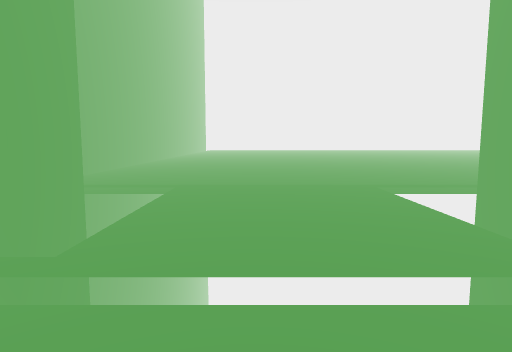
[1] (above)

17 first-person views from a walk through a scene from a Unity 3-D project. The camera is 1.4 m above the floor, tilts 6° down and sees 75° across. The floor is counted in squares, 2 m on a side. Each view is taken from the middle of a square. On the plan, view 1 faces up. The plan holds only what a view shows up to about 10 squares ahead; the rest is blank. The place goes on beyond the plan. The player character is not drawn. Surface patterns are stand-ins for the level's own textures.

[2]
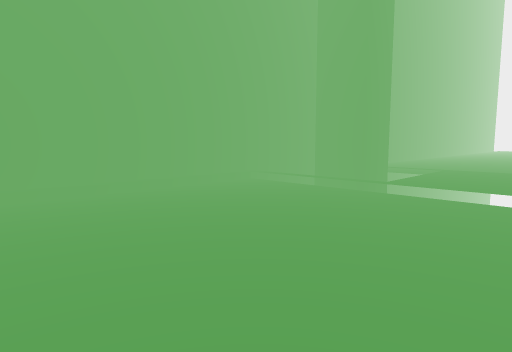

[3]
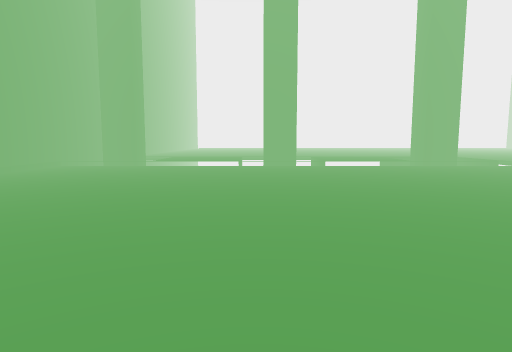

[4]
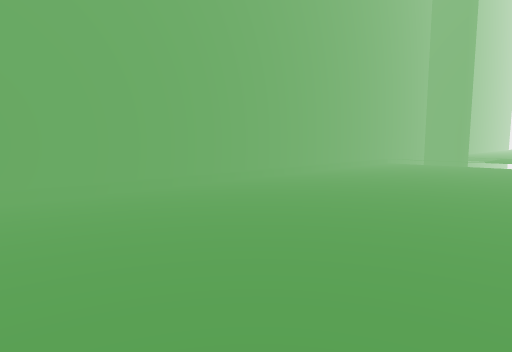

[5]
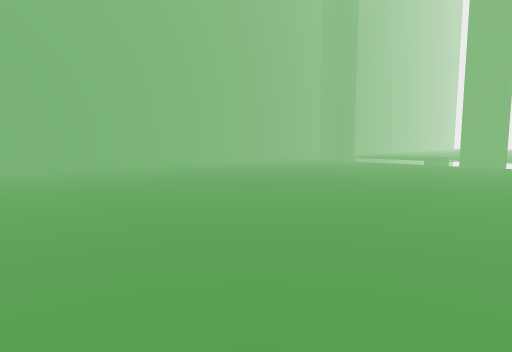

[6]
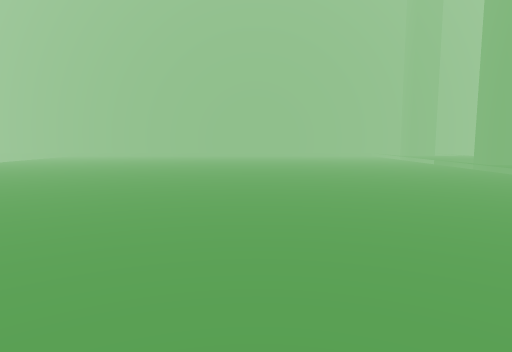

[7]
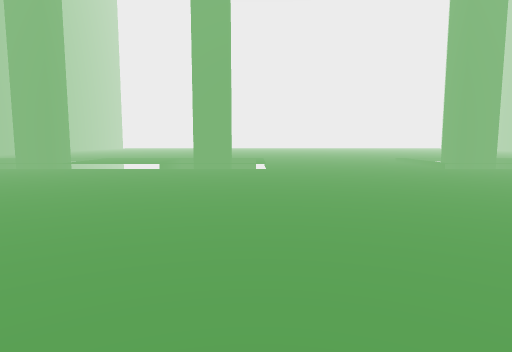

[8]
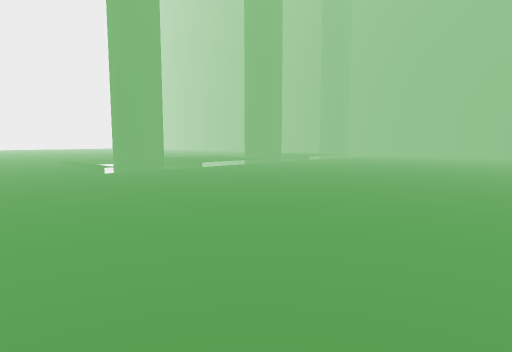

[9]
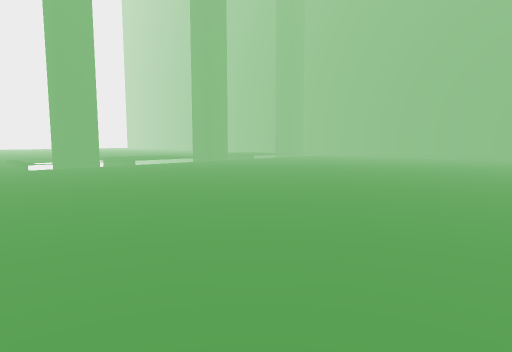

[10]
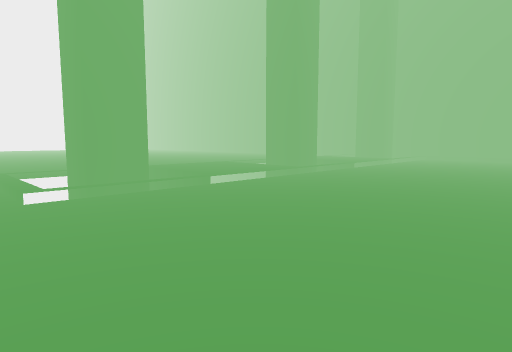

[11]
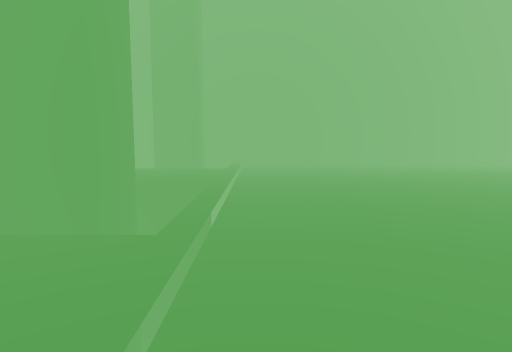

[12]
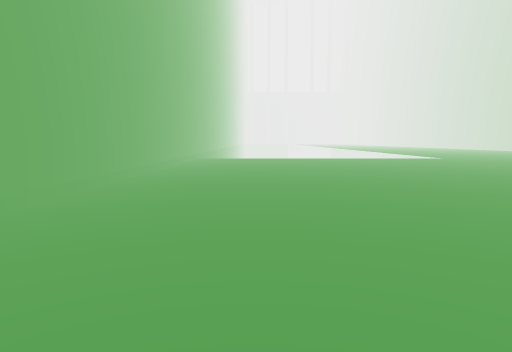

[13]
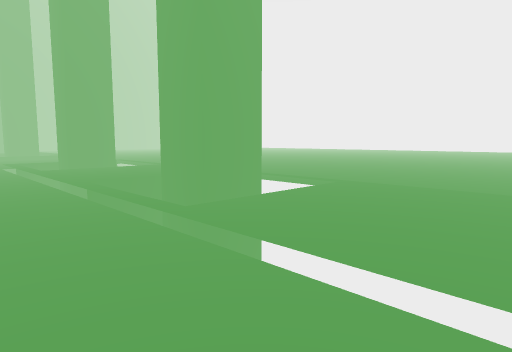

[14]
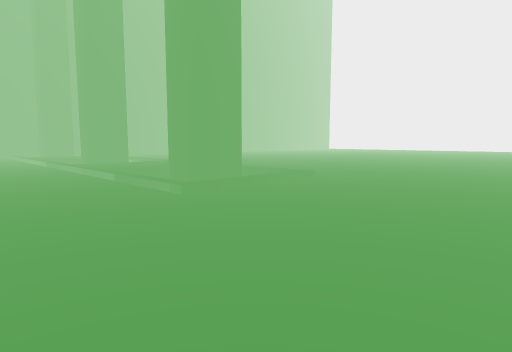

[15]
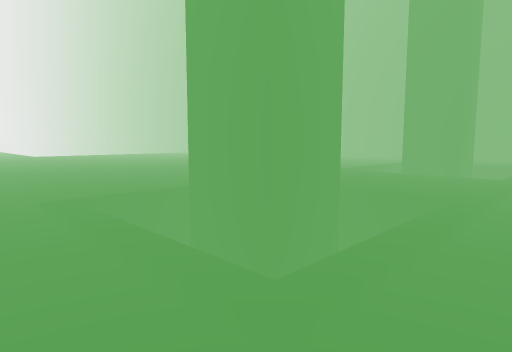

[16]
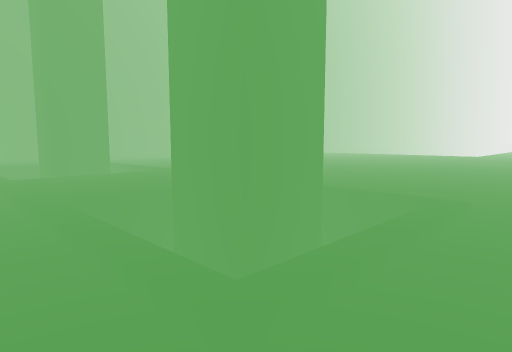

[17]
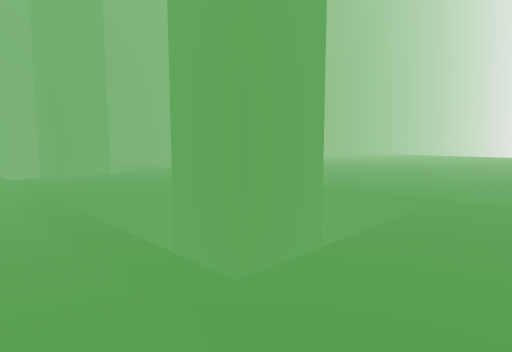

### Floor plan
Key: @ floor where view 1 was taken; # wall or solid block; . main floor; : floor 0.25 m higher than the main floor.
Columns run from 4 left of view 1 to 27 right of it. Each row starts with its distance up from view 1.
 11                          ..
 10 #..........   ..        ....
  9 #..........  ....      .....
  8 #.........  .....  .. ......
  7 #......... ...... ... ......
  6  ........ ..........  ......
  5  ........ ..................   #
  4     ::   ::###....###::###::  ##
  3   # ::## ::## ....###:: ##:: #
  2 ### ::## ::## ....###:: ##:: ###
  1 #..............................#
  0 #...@..........................#
 -1 #..............................#
 -2 #..............................#
 -3 #..............................#
 -4 #..............................#
 -5 #..............................#
 -6 #..............................#
 -7 #.............  ...............#
 -8 #...........    ...............#
 -9  ..........          ..........#

Where each view was taken, in squares from view 1:
view 1: 0 up, 0 right, facing up
view 2: 3 down, 1 right, facing up-left
view 3: 8 down, 2 right, facing up
view 4: 9 down, 1 right, facing up-left
view 5: 9 down, 5 right, facing up-left
view 6: 4 down, 12 right, facing left
view 7: 7 down, 9 right, facing up
view 8: 6 down, 11 right, facing up-right
view 9: 8 down, 12 right, facing up-right
view 10: 3 down, 13 right, facing up-right
view 11: 1 up, 17 right, facing right
view 12: 1 up, 24 right, facing down
view 13: 0 up, 24 right, facing up-left
view 14: 1 down, 13 right, facing up-left
view 15: 5 up, 10 right, facing down-left
view 16: 5 up, 13 right, facing down-right
view 17: 5 up, 18 right, facing down-right
